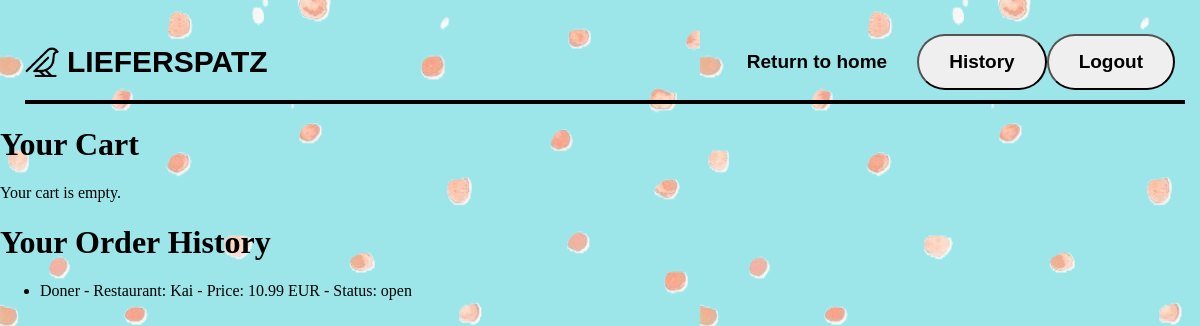
The app's page /order_cart/customer_cart (signed in), older data.
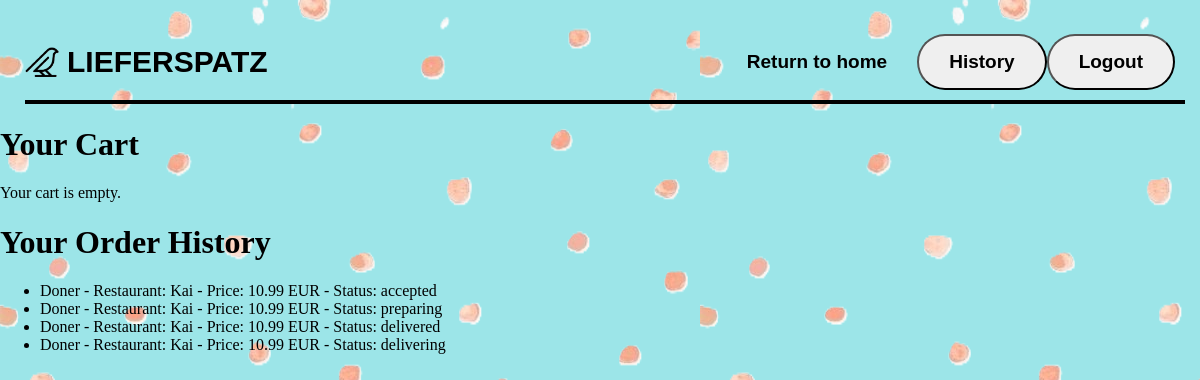
The same page, newer data.
### tables this page shows
CREATE TABLE "menu" (
	"id"	INTEGER,
	"restaurant_id"	INTEGER,
	"item_name"	TEXT,
	"detail"	TEXT,
	"price"	NUMERIC,
	"type"	TEXT,
	FOREIGN KEY("restaurant_id") REFERENCES "restaurant"("id"),
	PRIMARY KEY("id" AUTOINCREMENT)
);

CREATE TABLE "restaurant" (
	"id"	INTEGER,
	"email"	TEXT,
	"username"	TEXT,
	"password"	TEXT,
	"address"	TEXT,
	"plz"	INTEGER,
	"restaurantname"	TEXT,
	"description"	TEXT,
	PRIMARY KEY("id")
);

CREATE TABLE "Orders" (
	"id"	INTEGER UNIQUE,
	"item_id"	INTEGER,
	"restaurant_id"	INTEGER,
	"customer_id"	INTEGER,
	"quantity"	INTEGER,
	"time"	TEXT,
	"date"	TEXT,
	"status"	TEXT,
	"description"	TEXT,
	PRIMARY KEY("id" AUTOINCREMENT),
	FOREIGN KEY("item_id") REFERENCES "menu"("id"),
	FOREIGN KEY("customer_id") REFERENCES "customer"("id"),
	FOREIGN KEY("restaurant_id") REFERENCES "restaurant"("id")
);

### order_cart_blueprint.py (the view)
@order_cart.route("/customer_cart", methods=["GET"])
def view_cart():#view customer cart with session and from database
    print(session)
    cart_items = session.get("cart_items", [])
    conn = sqlite3.connect(connection)
    cursor = conn.cursor()
    query =  "SELECT * FROM Orders WHERE customer_id =  ?"
    customer_id = session.get('user_id')
    orders = cursor.execute(query, (customer_id,)).fetchall()
    all_order = []
    if orders:
        for order in orders:
            template_data = {
            "menu" : f.get_information(order[1],'menu'),
            "restaurant": f.get_information(order[2],'restaurant'),
            "customer": f.get_information(order[3],'customer'),
            "order" : order
            }
            all_order.append(template_data)
    print(all_order)
    return render_template("customer_cart.html", cart_items=cart_items,all_order = all_order)

### functions.py (called while the page is built)
    def get_information(id,user_type): #get all information from database using id and user type
        conn = sqlite3.connect(connection)
        cursor = conn.cursor()
        query =  "SELECT * FROM " + user_type + " WHERE id = ?"
        information = cursor.execute(query, (id,)).fetchone()
        return information

### templates/customer_cart.html (shortened to what this page needs)
{% extends "base.html" %}
{% block button %}
    <a href="/home" class="button-link">Return to home</a>
    <form action="{{ url_for('order_cart.customer_history') }}" method="POST">
        <input type="submit" value="History" class = "button-link">
    </form>
    <form action="/logout_customer" method="POST">
        <input type="submit" value="Logout" class="button-link">
    </form>
{% endblock %}
{% block content %}
    <h1>Your Cart</h1>
    {% if cart_items %}
        <ul>
            {% for item in cart_items %}
                <li>
                    {{ item.item_name }} - Price: {{ item.price }} - Type: {{ item.type }}
                </li>
            {% endfor %}
        </ul>
        <form action="{{url_for('order_cart.submit_order')}}" method="POST">
            <input type="submit" value="Submit" class="button">
        </form>
        <form action="{{url_for('order_cart.clear_cart')}}" method="POST">
            <input type="submit" value="Clear Cart" class="button">
        </form>
    {% else %}
        <p>Your cart is empty.</p>
    {% endif %}
    <h1>Your Order History</h1>
    {% if all_order %}
        <ul>
            {% for current_order in all_order %}
                <li>
                    {{ current_order.menu[2] }} - Restaurant: {{ current_order.restaurant[2] }} - Price: {{ current_order.menu[4] }} EUR - Status: {{current_order.order[7]}}
                </li>
            {% endfor %}
        </ul>
    {% else %}
        <p>You have no orders.</p>
    {% endif %}
{% endblock %}

### templates/base.html (shortened to what this page needs)
<!DOCTYPE html>
<html>
    <head>
        <link rel="stylesheet" type="text/css" href="{{ url_for('static', filename='styling.css') }}">
    </head>
    <body>
        <div class="topnav">
            <div class="logo-group">
                <img src="{{ url_for('static', filename='images/logo.png') }}" alt="Logo" class="logo">
                <h1 class="lieferspatz-text">LIEFERSPATZ</h1>
            </div>
            <div class="button-container">
                {% block button %} {% endblock %}
            </div>
        </div>
        {% block content %}
        {% endblock %}
    </body>
</html>

### static/styling.css (style rules this page uses)
body { background-color: #9ce5e8; background-image: url('/static/images/background.png'); margin-top: auto; margin-bottom: auto; margin-right: auto; margin-left: auto; }
.topnav::after { content: ''; display: block; height: 4px; background-color: black; width: 100%; position: absolute; bottom: 0; }
.lieferspatz-text { font-family: 'Montserrat', sans-serif; font-weight: bolder; font-size: 30px; }
.logo { width: 34px; height: auto; margin-right: 8px; }
.button-container { display: flex; align-items: center; justify-content: space-around; }
.topnav { display: flex; align-items: center; justify-content: space-between; padding: 5px; position: relative; margin: 20px; }
.button-link { display: inline-block; padding: 15px 30px; text-decoration: none; color: black; transition: background-color 0.5s ease; font-family: 'Montserrat', sans-serif; font-weight: bold; font-size: 19px; border-radius: 30px; }
.logo-group { display: flex; align-items: center; justify-content: flex-start; }

Row changes from the older to the newer data that the page shows:
added Orders: status "preparing"
added Orders: status "delivered"
added Orders: status "delivering"
Text that changed along with them:
new list line: "Doner 10.99"
new list line: "- Restaurant: - Price: EUR - Status:"
new list line: "Kai"
new list line: "accepted"
list line gone: "Doner 10.99"
list line gone: "- Restaurant: - Price: EUR - Status:"
list line gone: "Kai"
list line gone: "open"
